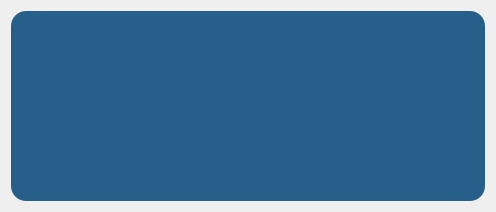
<?xml version="1.0" encoding="UTF-8"?>
<ui version="4.0">
 <class>Form</class>
 <widget class="QWidget" name="Form">
  <property name="geometry">
   <rect>
    <x>0</x>
    <y>0</y>
    <width>496</width>
    <height>212</height>
   </rect>
  </property>
  <property name="windowTitle">
   <string>Form</string>
  </property>
  <property name="styleSheet">
   <string notr="true"/>
  </property>
  <layout class="QGridLayout" name="gridLayout">
   <item row="0" column="0">
    <widget class="QFrame" name="frame">
     <property name="styleSheet">
      <string notr="true">color: rgb(38, 95, 138);
 background-color: rgb(38, 95, 138);
text-align: center;
border-radius: 150px;
border-radius: 15px 15px 15px 15px;
padding: 0px;</string>
     </property>
     <property name="frameShape">
      <enum>QFrame::StyledPanel</enum>
     </property>
     <property name="frameShadow">
      <enum>QFrame::Raised</enum>
     </property>
    </widget>
   </item>
  </layout>
 </widget>
 <resources/>
 <connections/>
</ui>
